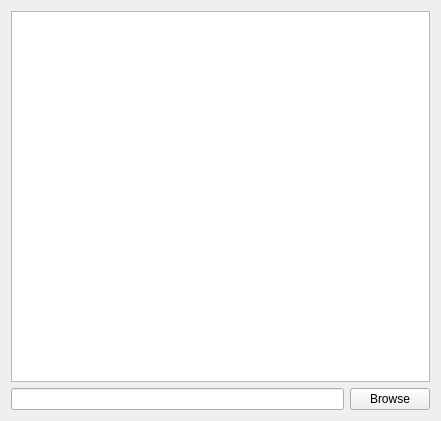
<?xml version="1.0" encoding="UTF-8"?>
<ui version="4.0">
 <class>MatoiRFileWatcherClass</class>
 <widget class="QMainWindow" name="MatoiRFileWatcherClass">
  <property name="geometry">
   <rect>
    <x>0</x>
    <y>0</y>
    <width>441</width>
    <height>421</height>
   </rect>
  </property>
  <property name="windowTitle">
   <string>MatoiRFileWatcher</string>
  </property>
  <property name="windowIcon">
   <iconset resource="MatoiRFileWatcher.qrc">
    <normaloff>:/MatoiRFileWatcher/res/watch.png</normaloff>:/MatoiRFileWatcher/res/watch.png</iconset>
  </property>
  <widget class="QWidget" name="centralWidget">
   <layout class="QGridLayout" name="gridLayout">
    <item row="0" column="0" colspan="2">
     <widget class="QListWidget" name="watcherList">
      <property name="contextMenuPolicy">
       <enum>Qt::CustomContextMenu</enum>
      </property>
      <property name="viewMode">
       <enum>QListView::IconMode</enum>
      </property>
     </widget>
    </item>
    <item row="1" column="0">
     <widget class="QLineEdit" name="watcherPath">
      <property name="readOnly">
       <bool>true</bool>
      </property>
     </widget>
    </item>
    <item row="1" column="1">
     <widget class="QPushButton" name="browsePath">
      <property name="text">
       <string>Browse</string>
      </property>
     </widget>
    </item>
   </layout>
  </widget>
 </widget>
 <layoutdefault spacing="6" margin="11"/>
 <resources>
  <include location="MatoiRFileWatcher.qrc"/>
 </resources>
 <connections/>
</ui>
